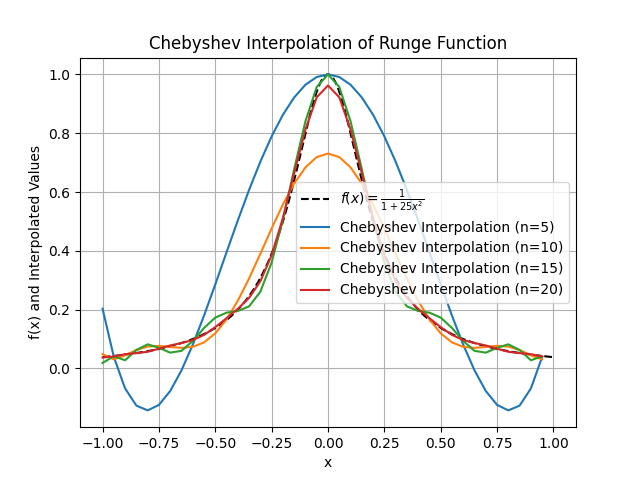

Write Python code to recreate this figure.
import numpy as np
import matplotlib.pyplot as plt

# Define the original Runge function for comparison
def f(x):
    return 1 / (1 + 25 * x**2)

# Generate x values and plot the original function
x = np.linspace(-1, 1, 400)
y = f(x)
plt.plot(x, y, 'k--', label=r'$f(x) = \frac{1}{1 + 25x^2}$')

# Load and plot Chebyshev-interpolated data for different n values
for n in [5, 10, 15, 20]:
    data = np.loadtxt(f"C_data_n{n}.txt")
    x_data, y_data = data[:, 0], data[:, 1]
    plt.plot(x_data, y_data, label=f"Chebyshev Interpolation (n={n})")

# Configure plot aesthetics and display
plt.xlabel("x")
plt.ylabel("f(x) and Interpolated Values")
plt.legend()
plt.title("Chebyshev Interpolation of Runge Function")
plt.grid(True)
plt.show()
